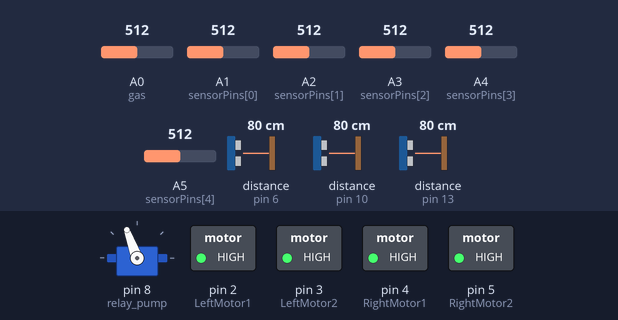
This sketch was run on a simulated Arduino Uno, built with avr-gcc and run on an emulated ATmega328P. Parts: servo, switched loads named in the sketch (green lamp = pin HIGH). Wiring (inferred from the names in the program): 3 × ultrasonic range finder: trigger pin 7, echo pin 6 / trigger pin 9, echo pin 10 / trigger pin 12, echo pin 13. The test bench sets the inputs (shaded band); at power-on: distance to the obstacle (sensors on pin 6, pin 13, pin 10) 80 cm, A0 (gas) = 512, A1 (sensorPins[0]) = 512, A2 (sensorPins[1]) = 512, A3 (sensorPins[2]) = 512, A4 (sensorPins[3]) = 512, A5 (sensorPins[4]) = 512. The echo pulse lasts 58.3 µs per cm; pins used as bus, display or sensor lines are not drawn; what the sketch prints to the serial monitor is not drawn.

Above: at 3.48 s.
3.5 s: distance to the obstacle (sensor on pin 6) set to 17 cm
At 5.7 s:
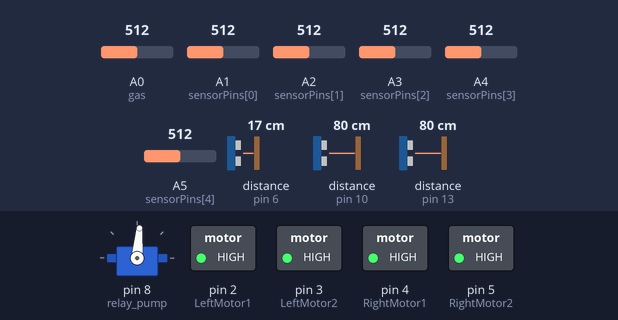
7.0 s: distance to the obstacle (sensor on pin 6) set to 13 cm
At 7.35 s:
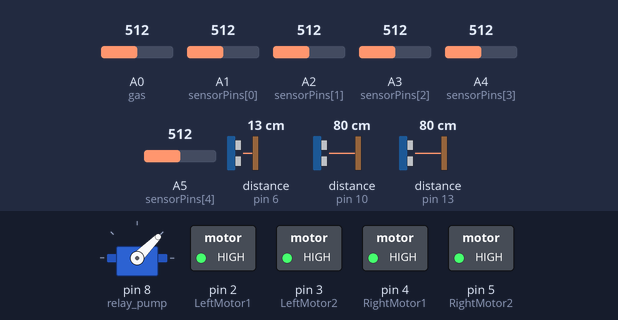
At 8.3 s:
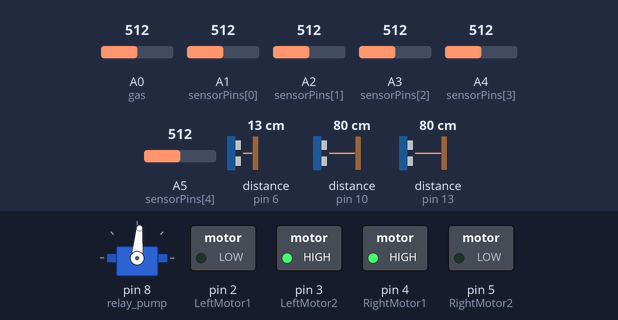
10.5 s: distance to the obstacle (sensor on pin 13) set to 18 cm
17.6 s: distance to the obstacle (sensor on pin 13) set to 14 cm
At 18.7 s:
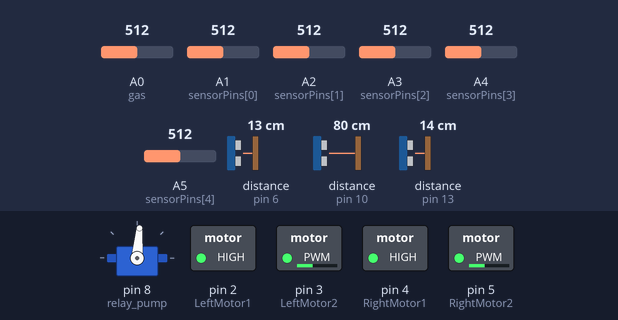
21.1 s: distance to the obstacle (sensor on pin 10) set to 17 cm
28.2 s: distance to the obstacle (sensor on pin 10) set to 14 cm
Timing chart, 0 to 32.7 s (numbered marks = the images above; inputs shaded):
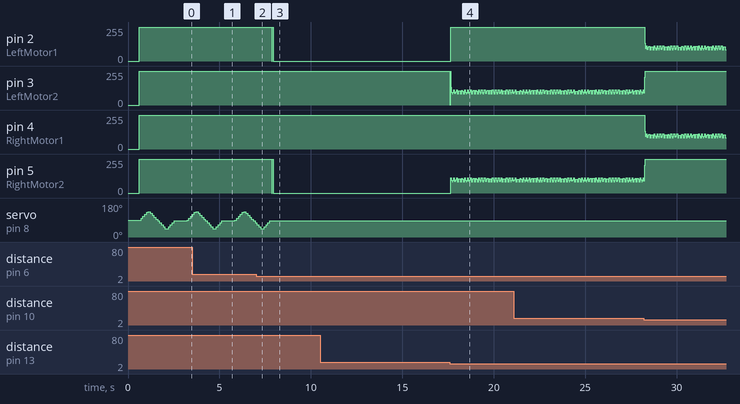

The sketch:

FinalFireBot.ino
```cpp
#include <Servo.h>

// Servo Motor Configuration
Servo myservo;

// Ultrasonic Pin Configuration
const int trigPinL = 7; // Left sensor trigger pin
const int echoPinL = 6; // Left sensor echo pin
const int trigPinC = 9; // Centre sensor trigger pin
const int echoPinC = 10; // Centre sensor echo pin
const int trigPinR = 12; // Right sensor trigger pin
const int echoPinR = 13; // Right sensor echo pin

// Flame Sensor Pin Configuration Left to Right
// Threshold point at 500
const int NUM_SENSORS = 5;
int sensorPins[NUM_SENSORS] = {A1, A2, A3, A4, A5};
int sensorReadings[NUM_SENSORS];

// Motor Driver
const int LeftMotor1 = 2;
const int LeftMotor2 = 3;
const int RightMotor1 = 4;
const int RightMotor2 = 5;

// Relay
const int relay_pump = 8;

// Servo Motor
const int servo_pump = 8;

// Gas Sensor
// Threshold point at = 450
const int gas = A0;

// Buzzer
const int buzz = 11;

void setup() {
  Serial.begin(9600); // Initialize serial communication

  pinMode(LeftMotor1,OUTPUT);
  pinMode(LeftMotor2,OUTPUT);
  pinMode(RightMotor1,OUTPUT);
  pinMode(RightMotor2,OUTPUT);


// Initialize for Ultrasonic
  pinMode(trigPinL, OUTPUT); // Set trigger pin as output
  pinMode(echoPinL, INPUT); // Set echo pin as input
  pinMode(trigPinC, OUTPUT); // Set trigger pin as output
  pinMode(echoPinC, INPUT); // Set echo pin as input
  pinMode(trigPinR, OUTPUT); // Set trigger pin as output
  pinMode(echoPinR, INPUT); // Set echo pin as input

// Initialize for Flame Sensor
  for (int i = 0; i < NUM_SENSORS; i++) {
    pinMode(sensorPins[i], INPUT);
  }

// Initialize for Relay and Servo
  pinMode(relay_pump,OUTPUT);
  pinMode(servo_pump,OUTPUT);

// Initialize for Gas sensor
  pinMode(gas,INPUT);

// Initialize Servo Motor
  myservo.attach(servo_pump); // attach the servo to pin 12
}


bool hurdleLeft(){

  digitalWrite(trigPinL, LOW);
  delayMicroseconds(2);
  digitalWrite(trigPinL, HIGH);
  delayMicroseconds(10);
  digitalWrite(trigPinL, LOW);
  long duration1 = pulseIn(echoPinL, HIGH);
  float distance1 = duration1 * 0.034 / 2;

  if(distance1 <= 15){
    return true;
  }
  return false;
}

bool hurdleCentre(){

  // Second sensor
  digitalWrite(trigPinC, LOW);
  delayMicroseconds(2);
  digitalWrite(trigPinC, HIGH);
  delayMicroseconds(10);
  digitalWrite(trigPinC, LOW);
  long duration2 = pulseIn(echoPinC, HIGH);
  float distance2 = duration2 * 0.034 / 2;

   if(distance2 <= 15){
    return true;
  }
  return false;
}

bool hurdleRight(){

  // Third sensor
  digitalWrite(trigPinR, LOW);
  delayMicroseconds(2);
  digitalWrite(trigPinR, HIGH);
  delayMicroseconds(10);
  digitalWrite(trigPinR, LOW);
  long duration3 = pulseIn(echoPinR, HIGH);
  float distance3 = duration3 * 0.034 / 2;

   if(distance3 <= 15){
    return true;
  }
  return false;
}

bool gasDetect(){

  if(analogRead(gas) >= 450){
    return true;
  }
  return false;
}


void servoAndRelayStop(){

  digitalWrite(relay_pump,LOW);
}


void servoAndRelayStart(){

  digitalWrite(relay_pump,HIGH);
  myservo.write(90);
  for (int pos = 90; pos <= 135; pos += 10) { // go from 0 to 180 degrees
    myservo.write(pos); // set the servo position
    delay(100); // wait for the servo to move
  }

  for (int pos = 135; pos >= 45; pos -= 10) { // go from 0 to 180 degrees
    myservo.write(pos); // set the servo position
    delay(100); // wait for the servo to move
  }

  for (int pos = 45; pos <= 90; pos += 10) { // go from 0 to 180 degrees
    myservo.write(pos); // set the servo position
    delay(100); // wait for the servo to move
  }
}

void goFront(){
Serial.print("Forward");
digitalWrite(LeftMotor1,HIGH);
digitalWrite(LeftMotor2,LOW);
digitalWrite(RightMotor1,HIGH);
digitalWrite(RightMotor2,LOW);

}

void goBack(){

digitalWrite(LeftMotor1,LOW);
digitalWrite(LeftMotor2,HIGH);
digitalWrite(RightMotor1,LOW);
digitalWrite(RightMotor2,HIGH);

}

void goStop(){

digitalWrite(LeftMotor1,HIGH);
digitalWrite(LeftMotor2,HIGH);
digitalWrite(RightMotor1,HIGH);
digitalWrite(RightMotor2,HIGH);

}

void goLeft(){

digitalWrite(LeftMotor1,HIGH);
digitalWrite(LeftMotor2,LOW);
digitalWrite(RightMotor1,LOW);
digitalWrite(RightMotor2,HIGH);

}

void goRight(){

digitalWrite(LeftMotor1,LOW);
digitalWrite(LeftMotor2,HIGH);
digitalWrite(RightMotor1,HIGH);
digitalWrite(RightMotor2,LOW);

}

void fireAndDistance(){

  bool distanceL = hurdleLeft();
  bool distanceC = hurdleCentre();
  bool distanceR = hurdleRight();
  bool gas = gasDetect();

  Serial.print(distanceL);
   Serial.print(" ");
   Serial.print(distanceC);
   Serial.print(" ");
   Serial.print(distanceR);
   Serial.print(" ");
   Serial.print(gas);
   Serial.println(" ");

  servoAndRelayStop();

 for (int i = 0; i < NUM_SENSORS; i++) {
    sensorReadings[i] = analogRead(sensorPins[i]);
  }

  if(distanceL || distanceC || distanceR){

    if(distanceL){
      goStop();
      goRight();
    }

    if(distanceC){
      goStop();
      goBack();
      goRight();
    }

    if(distanceR){
      goStop();
      goLeft();
    }

     if(distanceL && distanceC){
      goStop();
      goRight();
    }

    if(distanceR && distanceC){
      goStop();
      goLeft();
    }

    if(distanceR && distanceL){
      goStop();
      goFront();
    }

    if(distanceR && distanceL && distanceC){
      goStop();
      goBack();
    }
  }

   else if(sensorReadings[0] >= 500 || sensorReadings[1] >= 500 || sensorReadings[2] >= 500 || sensorReadings[3] >= 500 || sensorReadings[4] >= 500 || gas){
    Serial.print("Entering Flame");
      digitalWrite(buzz,HIGH);
      delay(300);
      digitalWrite(buzz,LOW);
      delay(300);
      goStop();
      servoAndRelayStart();

    }
    else{
    goFront();
    servoAndRelayStop();
  }

}

void loop() {

  fireAndDistance();

}
```

Measured:
- the behaviour switches between 16 and 15 cm on distance to the obstacle (sensor on pin 6) (found by bisection; images 1 and 2)
- the behaviour switches between 16 and 15 cm on distance to the obstacle (sensor on pin 13) (found by bisection; images 3 and 4)
- after the input at 7.0 s, pin 2 (LeftMotor1), pin 5 (RightMotor2): 255/255 → 0/255 after 0.86 s
- after the input at 10.5 s, every drawn part: stays the same
- after the input at 17.6 s, pin 2 (LeftMotor1): 0/255 → 255/255 after 0.05 s
